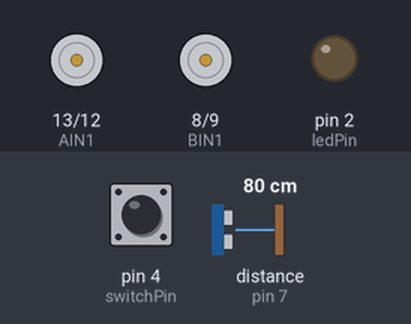
Simulated run of this sketch. Board: Arduino Uno, built with avr-gcc and run on an emulated ATmega328P. On the bench: motor-driver pin pairs drawn as motors (green arrow = first pin HIGH = forward, orange = second pin HIGH = backward, longer = more drive, scaled by the enable pin), output pins drawn as LEDs (lit = HIGH). Wiring (inferred from the names in the program): ultrasonic range finder: trigger pin 6; echo pin 7. The inputs (shaded band) are chosen by the test bench; at power-on: pin 4 (switchPin) HIGH, distance to the obstacle (sensor on pin 7) 80 cm. The echo pulse lasts 58.3 µs per cm; pins used as bus, display or sensor lines are not drawn; what the sketch prints to the serial monitor is not drawn.

Above: at 1.2 s.
1.3 s: pin 4 (switchPin) pulled LOW for 0.15 s
At 2.5 s:
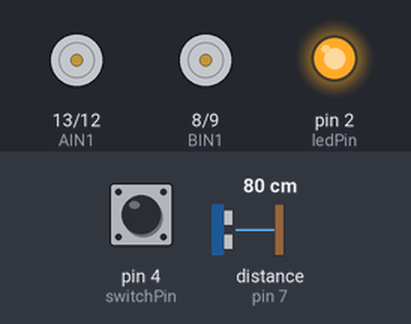
4.4 s: pin 4 (switchPin) pulled LOW for 1 s
At 5.6 s:
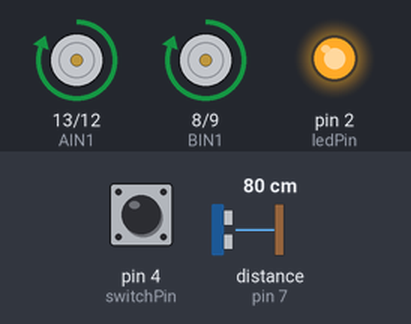
7.4 s: distance to the obstacle (sensor on pin 7) set to 2 cm
10.4 s: pin 4 (switchPin) pulled LOW for 0.15 s
At 10.81 s:
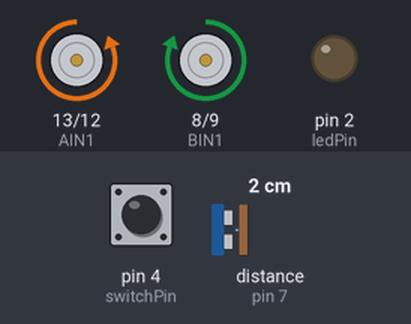
12.4 s: distance to the obstacle (sensor on pin 7) set to 9 cm
15.4 s: pin 4 (switchPin) pulled LOW for 3.2 s
At 15.69 s:
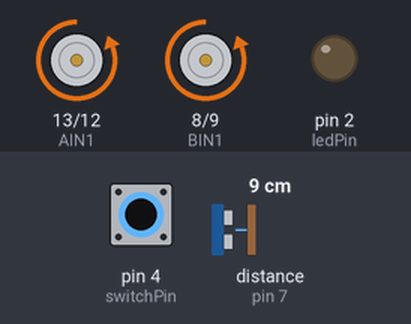
Timing chart, 0 to 20.4 s (numbered marks = the images above; inputs shaded):
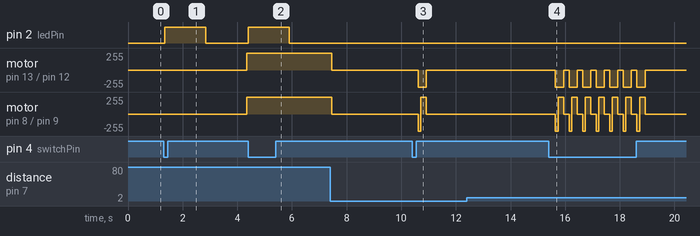

Measured:
- after the input at 1.3 s, pin 2 (ledPin): LOW → HIGH at once, → LOW 1.5 s later; motor on pin 13 (AIN1) / pin 12 (AIN2), motor on pin 8 (BIN1) / pin 9 (BIN2): stopped → forward 255/255 after 3.0 s
- after the input at 4.4 s, pin 2 (ledPin): LOW → HIGH at once, → LOW 1.5 s later; motor on pin 13 (AIN1) / pin 12 (AIN2), motor on pin 8 (BIN1) / pin 9 (BIN2): stays forward 255/255 (without the input it goes to stopped after 0.00 s)
- after the input at 10.4 s, motor on pin 13 (AIN1) / pin 12 (AIN2): stopped → backward 255/255 after 0.22 s, → stopped 0.30 s later; motor on pin 8 (BIN1) / pin 9 (BIN2): stopped → backward 255/255 after 0.22 s, → forward 255/255 0.10 s later, → stopped 0.20 s later
- after the input at 12.4 s, every drawn part: stays the same

The sketch:

Autonomous_Robot-01.ino
```cpp
//Hardware used:
//  *TB6612FNG motor driver.
//  *HC-SR04 ultrasonic distance sensor.

//------------------------------------------------------------------------------------------------------------------------


//Motor driver pins:


  //* Channel A:
  const int AIN1 = 13;                   //controls pin 1 of channel A.
  const int AIN2 = 12;                   //controls pin 2 of channel A.
  const int PWMA = 11;                   //controls the speed of the right motor.


  //* Channel B:
  const int BIN1 = 8;                   //controls pin 1 of channel B.
  const int BIN2 = 9;                   //controls pin 2 of channel B.
  const int PWMB = 10;                  //controls the speed of the left motor.


//Distance sensor pins:


  const int trigPin = 6;                //sends out an ultrasonic pulse.

  const int echoPin = 7;                //measures the duration taken by pulses to return to-
                                        //-the sensor.


const int switchPin = 4;                //will turn the robot ON or OFF.

const int ledPin = 2;                   //turns green LED ON and OFF.

float distance = 0;                     //the distance measured by the sensor.


//Robot behaviour variables:

  int backupTime = 95;                //time taken(ms) to reverse once an object is in front.

  int turnTime = 150;                  //time taken(ms) to turn robot after it has reversed.


//------------------------------------------------------------------------------------------------------------------------


void setup() {

  //* Distance sensor pins:
    pinMode(trigPin, OUTPUT);           //set pin as an O/P.
    pinMode(echoPin, INPUT);            //set pin as an I/P.


  //* Switch pin:
    pinMode(switchPin, INPUT_PULLUP);   //senses whether the switch is flipped.


  //* LED pin:
    pinMode(ledPin, OUTPUT);            //controls the green LED.


  //* Motor driver pins:

    //Channel A:
      pinMode(AIN1, OUTPUT);            //set pin as O/P.
      pinMode(AIN2, OUTPUT);            //set pin as O/P.
      pinMode(PWMA, OUTPUT);            //set pin as O/P.


    //Channel B:
      pinMode(BIN1, OUTPUT);            //set pin as O/P.
      pinMode(BIN2, OUTPUT);            //set pin as O/P.
      pinMode(PWMB, OUTPUT);            //set pin as O/P.


  Serial.begin(9600);                       //starts serial comm. with your computer.

  Serial.print("To infinity and beyond!");  //displays the sentense.


}


//-----------------------------------------------------------------------------------------------------------------------


void loop() {

  //Displays how close an object is to the robot:

    distance = getDistance();

     Serial.print("Distance: ");
     Serial.print(distance);
     Serial.println(" inches.");          // print the units.


  if(digitalRead(switchPin) == LOW){     //if the robot is turned ON.


    if(distance < 10){                   //if an object is detected; < 10 inches away-
                                         //-back up and turn.
        Serial.print(" ");
        Serial.print("BACK!");


      //stop for a moment:
        rightMotor(0);
        leftMotor(0);
        delay(200);


      //back up:
        rightMotor(-255);
        leftMotor(-255);
        delay(backupTime);


      //turn to the right:
        rightMotor(-255);
        leftMotor(255);
        delay(turnTime);


    }else{                             //if no obstacle is detected, drive it forward.

      Serial.print(" ");
      Serial.print("Moving...");


     digitalWrite(ledPin, HIGH);   // Turn on the LED.

     delay(1500);              // Wait for one and a half seconds.

     digitalWrite(ledPin, LOW);    // Turn off the LED.

     delay(1500);              // Wait for one and a half seconds.


      rightMotor(255);
      leftMotor(255);


    }


  }


  else{                         //if the robot is OFF.

      digitalWrite(ledPin, LOW);    // Turn off the LED.

      rightMotor(0);            //stop the motors.
      leftMotor(0);


  }


  delay(50);                    //wait 50 milliseconds between distance readings.


}


//----------------------------------------------***FUNCTIONS***------------------------------------------------------------------------


//Drives the right motor:

  void rightMotor(int motorSpeed){

      if(motorSpeed > 0){               //if motor speed is positive, drive robot forward.

         digitalWrite(AIN1, HIGH);
         digitalWrite(AIN2, LOW);
      }


      else if(motorSpeed < 0){         //if motor speed is negative, drive robot backward.

         digitalWrite(AIN1, LOW);
         digitalWrite(AIN2, HIGH);
      }


      else{                            //if motor speed is 0, DO NOT drive motors.

         digitalWrite(AIN1, LOW);
         digitalWrite(AIN2, LOW);

      }


  analogWrite(PWMA, abs(motorSpeed));  //controls the motor speed.


  }


//****************************************************************************************************************************************


//Drives the left motor:

  void leftMotor(int motorSpeed){

      if(motorSpeed > 0){               //if motor speed is positive, drive robot forward.

         digitalWrite(BIN1, HIGH);
         digitalWrite(BIN2, LOW);
      }


      else if(motorSpeed < 0){         //if motor speed is negative, drive robot backward.

         digitalWrite(BIN1, LOW);
         digitalWrite(BIN2, HIGH);
      }


      else{                            //if motor speed is 0, DO NOT drive motors.

         digitalWrite(BIN1, LOW);
         digitalWrite(BIN2, LOW);

      }


  analogWrite(PWMB, abs(motorSpeed));  //controls the motor speed.


  }


//*********************************************************************************************************************************


//RETURNS THE DISTANCE MEASURED BY THE HC-SR04 DISTANCE SENSOR:

  float getDistance()
  {
    float echoTime;                   //store the time taken for a pulse to bounce off object.
    float calcualtedDistance;         //stores the distance calculated from the echo time.


    //send out an ultrasonic pulse that's 10ms (period) long:
      digitalWrite(trigPin, HIGH);
      delayMicroseconds(10);
      digitalWrite(trigPin, LOW);


    echoTime = pulseIn(echoPin, HIGH);      //see how long it takes for the pulse to returm to the sensor.

    calcualtedDistance = echoTime / 148.0;  //calculate the distance of object that reflected the pulse(half the bounce time multiplied by the speed of sound)

    return calcualtedDistance;              //returns the distance that was calculated (inches).

}
```
